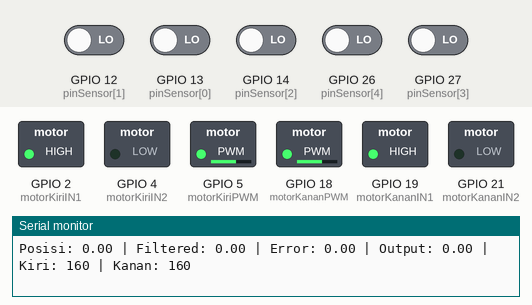
Simulated run of this sketch. Board: ESP32. On the bench: switched loads named in the sketch (green lamp = pin HIGH), the last lines printed to the serial monitor. The test bench sets the inputs (shaded band); at power-on: GPIO 12 (pinSensor[1]), GPIO 13 (pinSensor[0]), GPIO 14 (pinSensor[2]), GPIO 26 (pinSensor[4]), GPIO 27 (pinSensor[3]) LOW.

Above: at 1.2 s.
1.3 s: GPIO 12 (pinSensor[1]) driven HIGH
At 2.4 s:
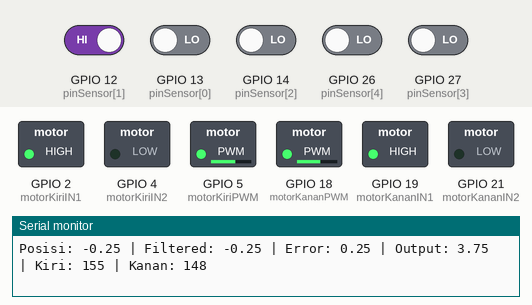
2.8 s: GPIO 13 (pinSensor[0]) driven HIGH
At 3.4 s:
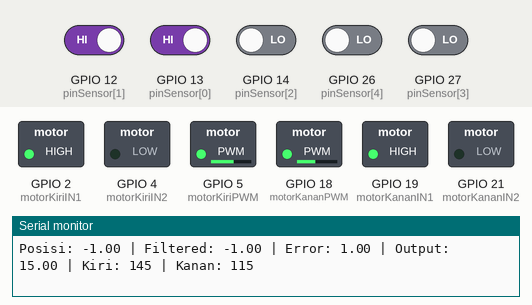
4.3 s: GPIO 14 (pinSensor[2]) driven HIGH
At 4.8 s:
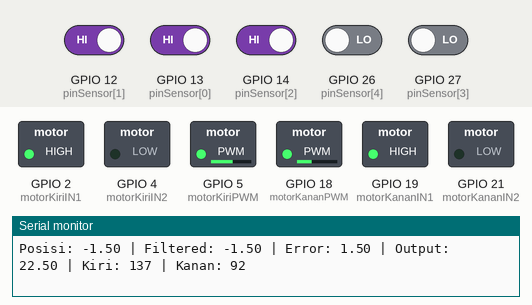
5.8 s: GPIO 27 (pinSensor[3]) driven HIGH
At 7.0 s:
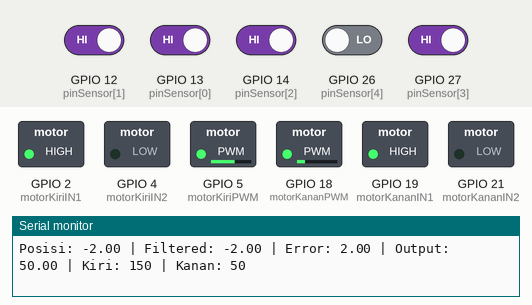
7.3 s: GPIO 12 (pinSensor[1]) driven LOW and GPIO 26 (pinSensor[4]) driven HIGH
At 8.0 s:
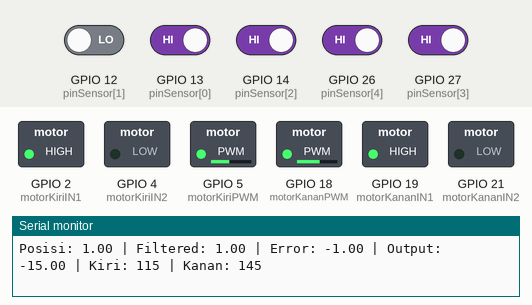
8.8 s: GPIO 26 (pinSensor[4]) driven LOW
At 9.4 s:
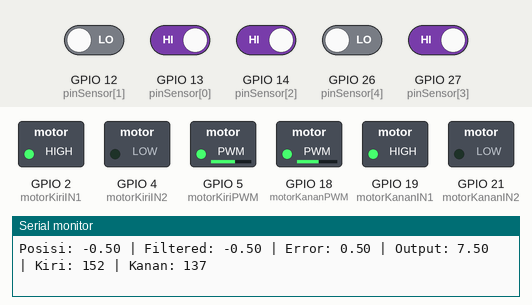
Timing chart, 0 to 11.3 s (numbered marks = the images above; inputs shaded):
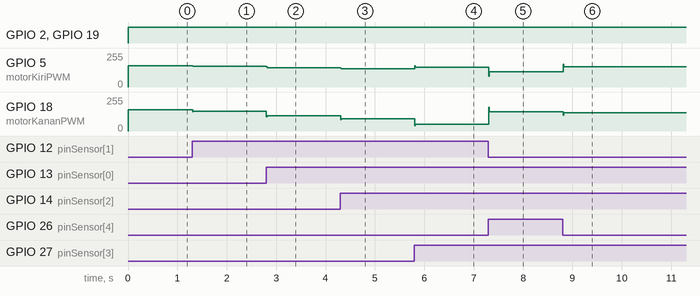

Measured:
- after the input at 1.3 s, GPIO 5 (motorKiriPWM): 159/255 → 154/255 at once; GPIO 18 (motorKananPWM): 159/255 → 147/255 at once
- after the input at 2.8 s, GPIO 5 (motorKiriPWM): 154/255 → 144/255 at once; GPIO 18 (motorKananPWM): 147/255 → 115/255 at once
- after the input at 4.3 s, GPIO 5 (motorKiriPWM): 144/255 → 136/255 at once; GPIO 18 (motorKananPWM): 115/255 → 92/255 at once
- after the input at 5.8 s, GPIO 5 (motorKiriPWM): 136/255 → 149/255 at once; GPIO 18 (motorKananPWM): 92/255 → 50/255 at once
- after the input at 7.3 s, GPIO 5 (motorKiriPWM): 149/255 → 115/255 at once; GPIO 18 (motorKananPWM): 50/255 → 144/255 at once
- after the input at 8.8 s, GPIO 5 (motorKiriPWM): 115/255 → 151/255 at once; GPIO 18 (motorKananPWM): 144/255 → 136/255 at once

The sketch:

LFPID_V2.ino
```cpp
const int pinSensor[] = {13, 12, 14, 27, 26};
int sensor[5];
const int weight[] = {2, 1, 0, -1, -2};  // Kanan positif, kiri negatif
const int jumlahSensor = sizeof(pinSensor) / sizeof(pinSensor[0]);

// PID Variables
float error = 0;
float lastError = 0;
float integral = 0;
float derivative = 0;
float output = 0;
float posisi = 0;
float lastPosisi = 0;

// Tuning PID
float Kp = 15;
float Ki = 0;
float Kd = 12;

const int freq = 1000;
const int resolusi = 8;

// Motor pin
const int motorKiriPWM = 5;
const int motorKananPWM = 18;
const int motorKiriIN1 = 2;
const int motorKiriIN2 = 4;
const int motorKananIN1 = 19;
const int motorKananIN2 = 21;

void setup() {
  Serial.begin(115200);

  for (int i = 0; i < jumlahSensor; i++) {
    pinMode(pinSensor[i], INPUT);
  }

  pinMode(motorKiriIN1, OUTPUT);
  pinMode(motorKiriIN2, OUTPUT);
  pinMode(motorKananIN1, OUTPUT);
  pinMode(motorKananIN2, OUTPUT);

  ledcSetup(0, freq, resolusi);
  ledcAttachPin(motorKiriPWM, 0);

  ledcSetup(1, freq, resolusi);
  ledcAttachPin(motorKananPWM, 1);
}

void loop() {
  int sensorAktif = 0;
  int weightSensor = 0;

  for (int i = 0; i < jumlahSensor; i++) {
    sensor[i] = digitalRead(pinSensor[i]);
    if (sensor[i] == 0) {
      weightSensor += weight[i];
      sensorAktif++;
    }
  }

  // Update posisi
  if (sensorAktif > 0) {
    posisi = (float)weightSensor / sensorAktif;
    lastPosisi = posisi;
  } else {
    posisi = lastPosisi;
    integral = 0; // reset anti windup saat off track
  }

  // Posisi smoothing (optional)
  float posisiFiltered = (posisi + lastPosisi) / 2.0;

  // PID
  error = 0 - posisiFiltered;
  integral += error;
  integral = constrain(integral, -100, 100);
  derivative = error - lastError;

  // Kp Dynamic
  float factor_kp = 5;
  float Kp_Dyn = 15 + abs(error) * factor_kp;

  // Kd Dynamic
  float factor_kd = 8;
  float Kd_Dyn = 12 + abs(error) * factor_kd;

  // Logic Kp & Kd Dynamic
  if (abs(error) > 1.5) {
    output = Kp_Dyn * error + Ki * integral + Kd_Dyn * derivative;
  } else {
    output = Kp * error + Ki * integral + Kd * derivative;
  }

  output = constrain(output, -60, 60);

  lastError = error;

  // Base speed dynamic
  int baseSpeed = 160 - abs(error) * 30;
  baseSpeed = constrain(baseSpeed, 60, 255);

  int kecepatanKiri = baseSpeed + output;
  int kecepatanKanan = baseSpeed - output;

  // Biar motor tetap muter
  kecepatanKiri = constrain(kecepatanKiri, 40, 255);
  kecepatanKanan = constrain(kecepatanKanan, 40, 255);

  ledcWrite(0, kecepatanKiri);
  ledcWrite(1, kecepatanKanan);
  allMotorsON();

  // Debugging
  Serial.print("Posisi: "); Serial.print(posisi);
  Serial.print(" | Filtered: "); Serial.print(posisiFiltered);
  Serial.print(" | Error: "); Serial.print(error);
  Serial.print(" | Output: "); Serial.print(output);
  Serial.print(" | Kiri: "); Serial.print(kecepatanKiri);
  Serial.print(" | Kanan: "); Serial.println(kecepatanKanan);

  delay(10);
}

void allMotorsON() {
  digitalWrite(motorKiriIN1, HIGH);
  digitalWrite(motorKiriIN2, LOW);
  digitalWrite(motorKananIN1, HIGH);
  digitalWrite(motorKananIN2, LOW);
}
```
